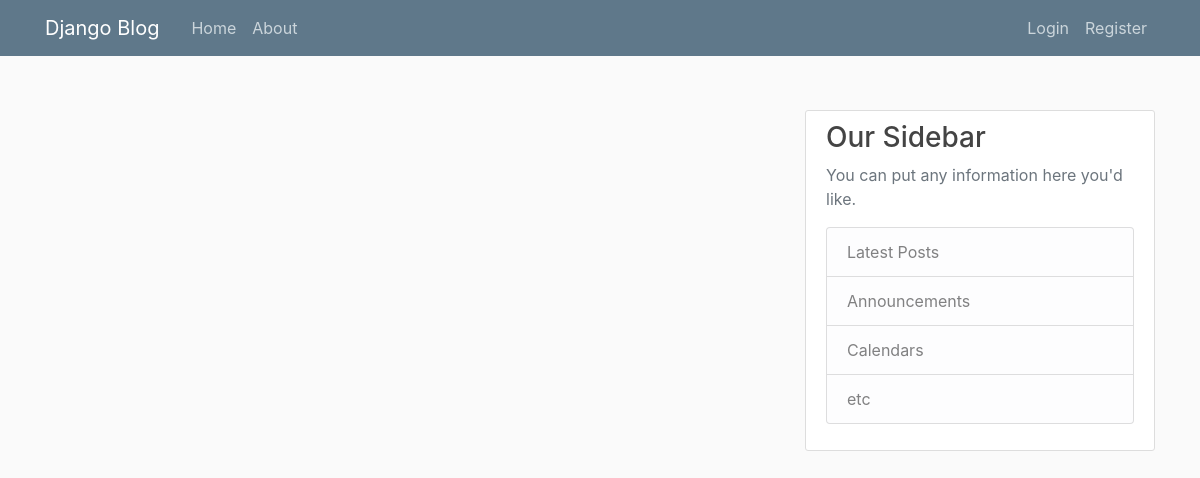
The app's page /, older data.
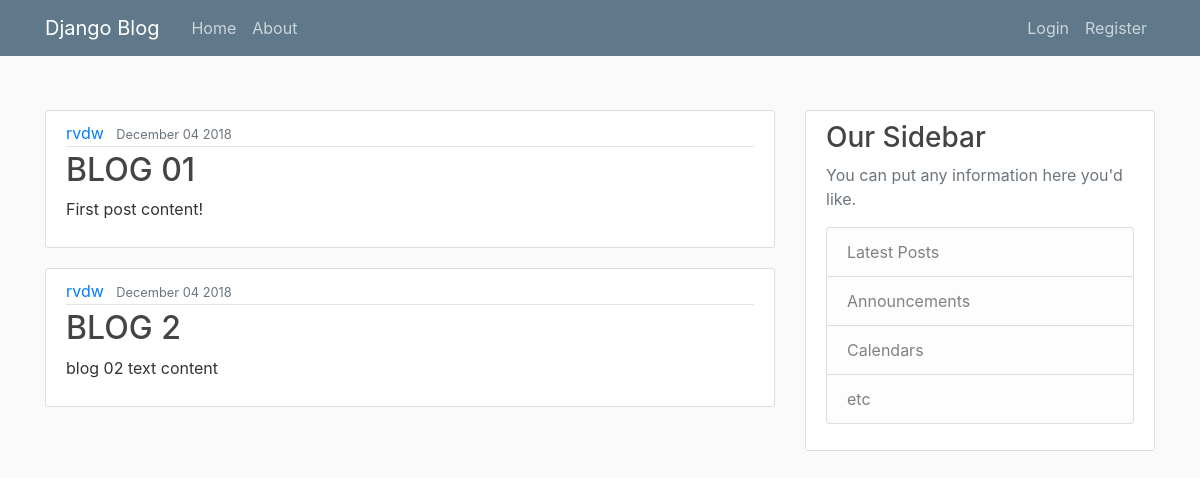
The same page, newer data.
### blog/models.py (models this page shows, shortened)
class PostModel(models.Model):
    title = models.CharField(max_length = 100)
    content = models.TextField()
    date_posted = models.DateTimeField(default = timezone.now)
    author = models.ForeignKey(User, on_delete = models.CASCADE)

### blog/views.py (the view)
# urls.py: path('', views.home_view, name = "home_view"),
def home_view(request):
    context = {
        'posts': models.PostModel.objects.all(),
        'title': 'Home'
    }
    return render(request, 'blog/home.html', context)

### blog/templates/blog/home.html
{% extends "blog/base.html" %}
{% block content %}
    {% for i in posts %}
    	<article class="media content-section">
		  <div class="media-body">
		    <div class="article-metadata">
		      <a class="mr-2" href="#">{{ i.author }}</a>
		      <small class="text-muted">{{ i.date_posted | date:"F d Y" }}</small>
		    </div>
		    <h2><a class="article-title" href="#">{{ i.title }}</a></h2>
		    <p class="article-content">{{ i.content }}</p>
		  </div>
		</article>
    {% endfor %}
{% endblock content %}

Row changes from the older to the newer data that the page shows:
added PostModel: author "rvdw", date_posted "December 04 2018", title "BLOG 01", content "First post content!"
added PostModel: author "rvdw", date_posted "December 04 2018", title "BLOG 2", content "blog 02 text content"
